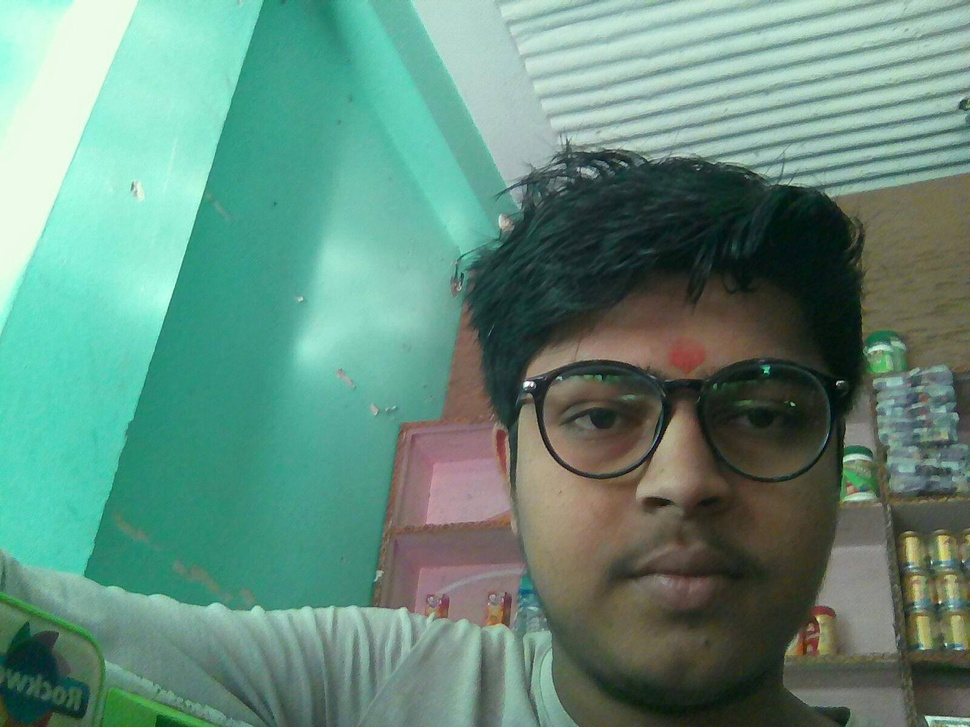
#> input picture img_pros/1.jpg, 970 x 727 px, shrunk from 1600 x 1200 before the run
$ python star_3.py
#> lines starting #> are read from the running program, lines starting #| are printed output that depends on the picture; after the words box and inside, x2 and y2 are one past the last pixel; in counts of white or black regions, pixels touching at a corner belong together
import  cv2 as cv2
import numpy as np
path=input()
#> the answer given: 1.jpg
img = cv2.imread(path)
#> img is the input picture: shape (727, 970, 3); mean B, G, R 124.5, 140.5, 99.6
hsl=cv2.cvtColor(img, cv2.COLOR_BGR2HLS)
#> hsl: shape (727, 970, 3); mean of channels 0, 1, 2 68.5, 118.3, 83.9
lower = np.uint8([0,0,100])
upper = np.uint8([255,255,255])
white = cv2.inRange(hsl, lower, upper)
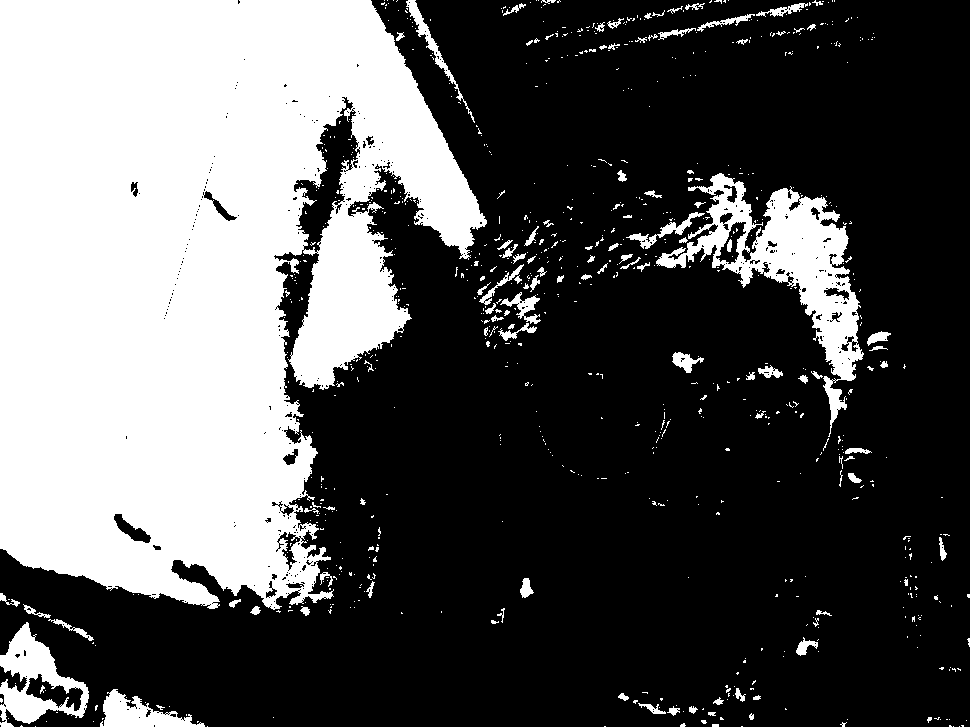
#> white: shape (727, 970); 34.1% white; 830 white regions (722 under 20 px), largest, box (x1, y1, x2, y2) and area: (0, 0, 487, 610) 209750, (656, 173, 864, 437) 13921, (0, 622, 89, 727) 4029
res = cv2.bitwise_and(img,img, mask=white)
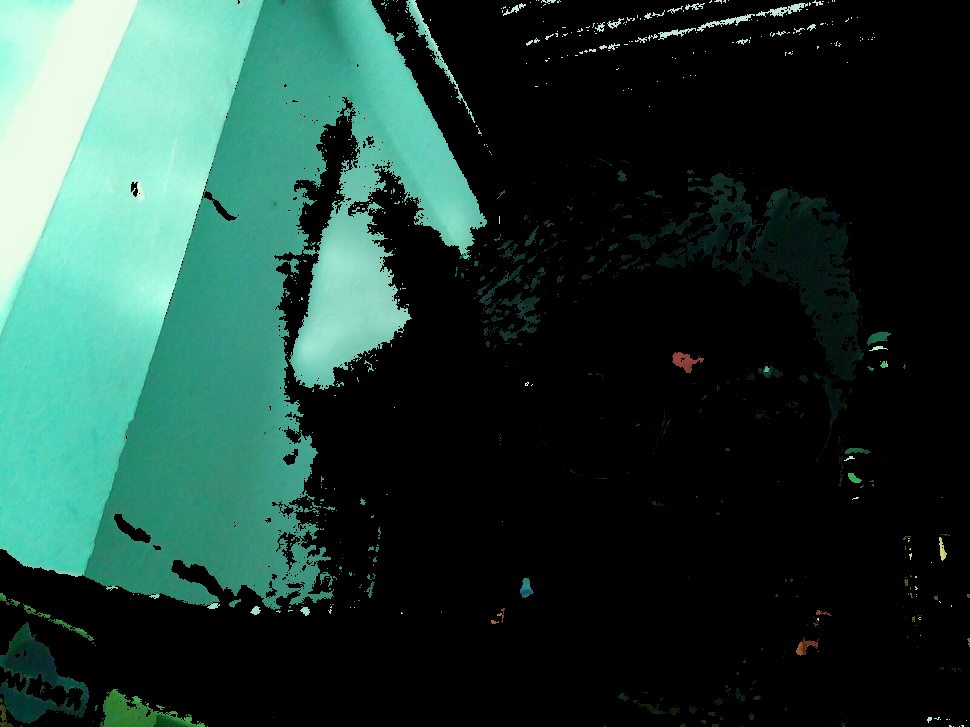
#> res: shape (727, 970, 3); mean B, G, R 53.8, 61.2, 32.5
cv2.imshow('img',img)
cv2.imshow('white',res)
cv2.waitKey(10000)
